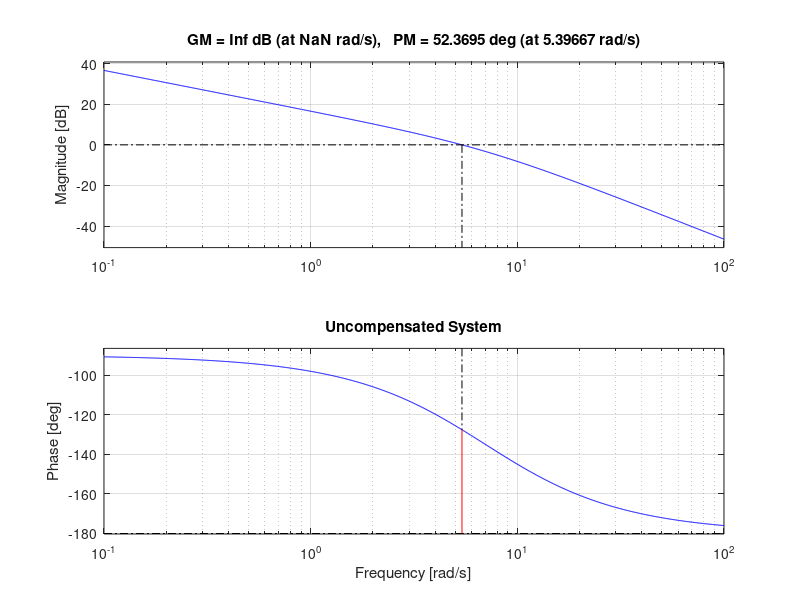
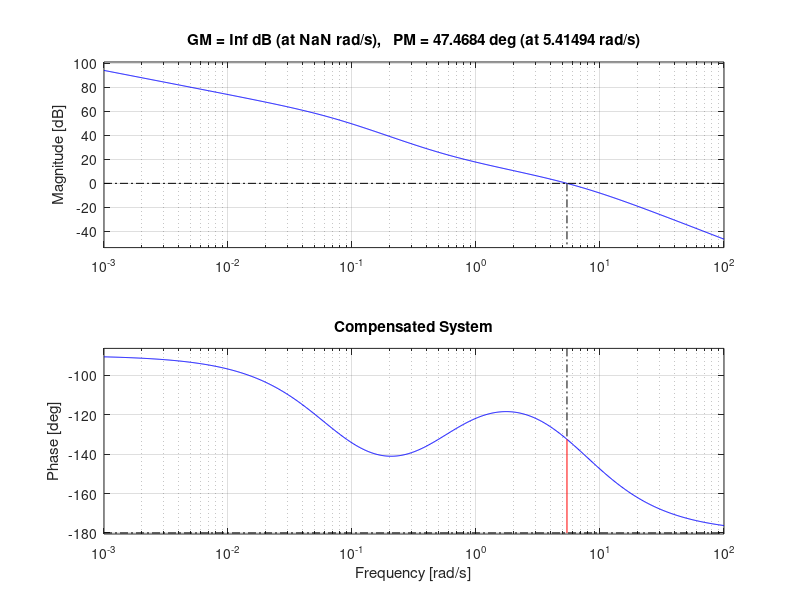
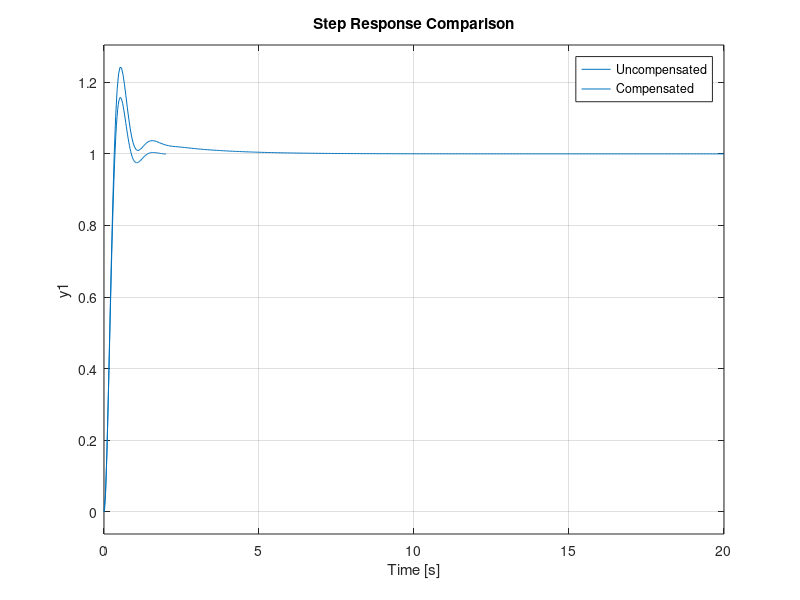

MATLAB code to generate these figures, in order:
clc;
clear;
close all;
% NAMA : William Anthony, NIM  : 13223048
s = tf('s');
K = 47.7;
% Membuat lag compensator
G1 = K/(s*(s+7));
Gc = (s+0.528)/(s+0.072);
G2 = Gc*G1;
Kv1 = dcgain(s*G1)
Kv2 = dcgain(s*G2)
%% Bode Plot
figure;
margin(G1);
grid on;
title('Uncompensated System');
figure;
margin(G2);
grid on;
title('Compensated System');
%% Perbandingan Step Response
T1 = feedback(G1,1);
T2 = feedback(G2,1);
figure;
step(T1);
hold on;
step(T2);
legend('Uncompensated','Compensated');
grid on;
title('Step Response Comparison');
